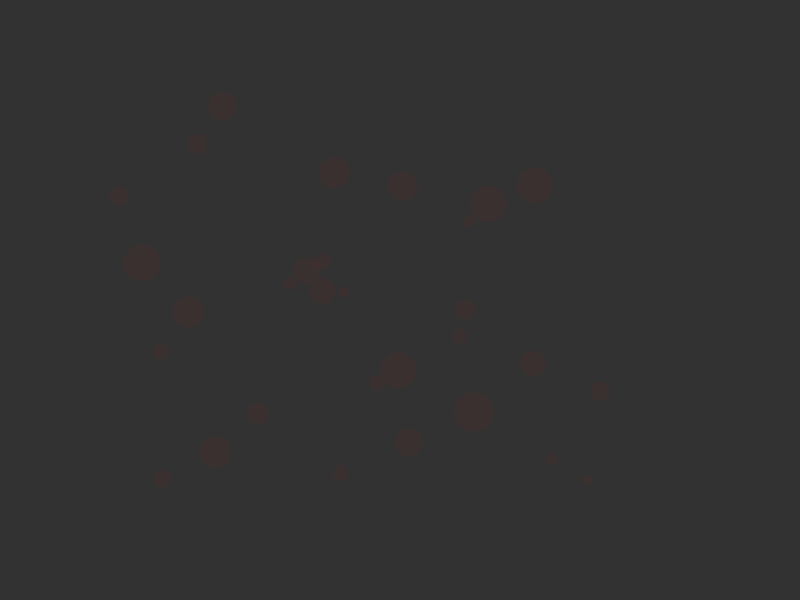
Frame 1 (no input)
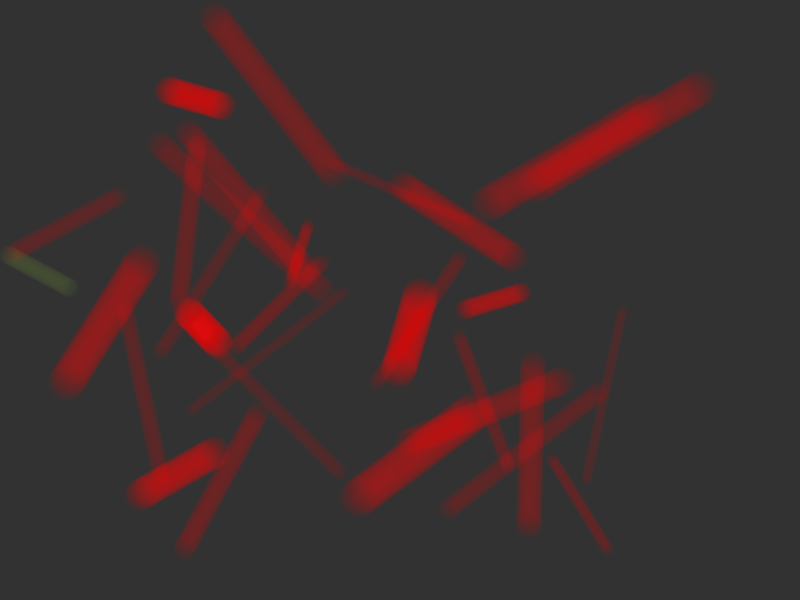
Frame 60 (the mouse pressed at the canvas centre just before this capture)
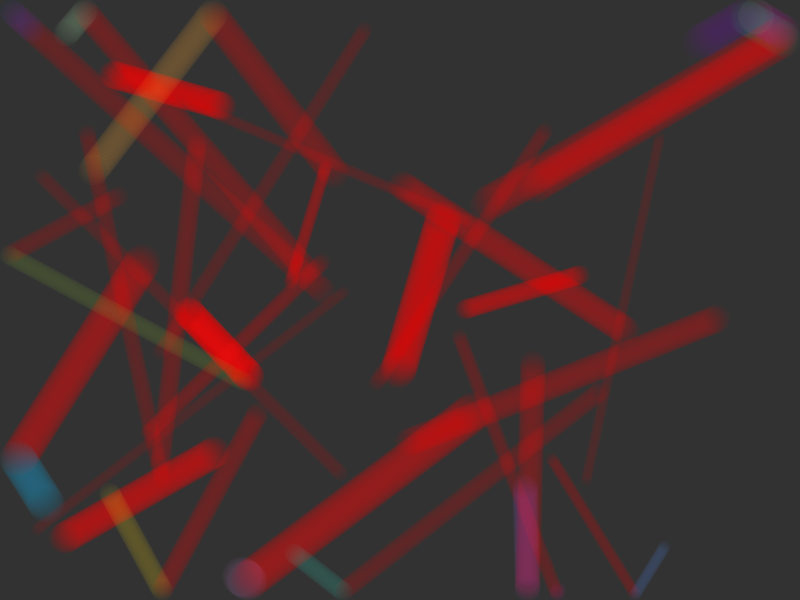
Frame 120 (the mouse held since frame 60 and released just before this capture)

The Processing sketch that drew these frames (run headless with seeded random() and noise(); from frame 60 on, the mouse is pressed at the canvas centre):

// Processing sketch: ArrayListClass
// ── ArrayListClass.pde
ArrayList<Bouncer> bounceyboiz = new ArrayList<Bouncer>();
int numBouncers = 30;
void setup() {
  //fullScreen();
  size(800, 600);
  for (int i = 0; i < numBouncers; i++) {
    bounceyboiz.add(new Bouncer());
  }
  background(50);
}

void draw() {
  //background(50);
  for (int i = 0; i < numBouncers; i++) {
    bounceyboiz.get(i).display();
    bounceyboiz.get(i).move();
  }
}

void keyPressed(){
   for (int i = 0; i < numBouncers; i++) {
     bounceyboiz.get(i).randomizeColor();
   }
}

// ── bouncer.pde
class Bouncer {
  PVector pos;
  PVector vel;
  float size;
  color c;

  Bouncer() {
    pos = new PVector(random(100, 700), random(100, 500));
    vel = new PVector(random(-3, 3), random(-3, 3));
    size = random(10, 40);
    c = color(255, 0, 0, 10);
  }

  void move() {
    pos.add(vel);
    if (pos.x < size/2 || pos.x > width - (size/2)) {
      vel.x = -vel.x;
      randomizeColor();
    }
    if (pos.y < size/2 || pos.y > height - (size/2)) {
      vel.y = -vel.y;
      randomizeColor();
    }
  }

  void display() {
    //stroke(200);
    noStroke();
    fill(c);
    circle(pos.x, pos.y, size);
  }

  void randomizeColor() {
    c = color(random(255), random(255), random(255), 10);
  }
}
